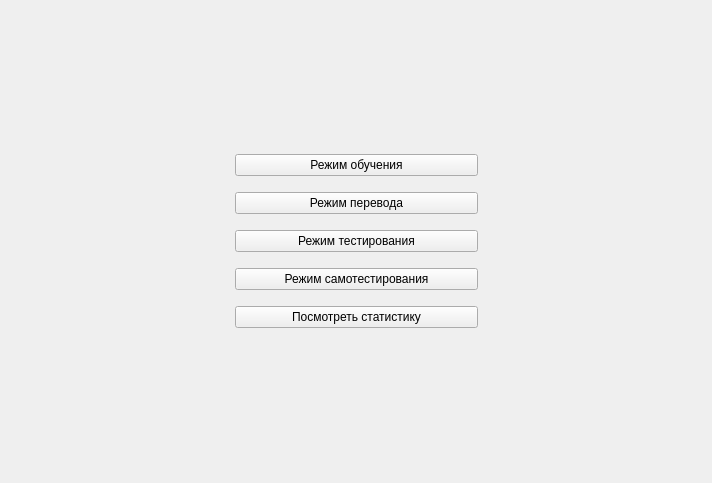
<?xml version="1.0" encoding="UTF-8"?>
<ui version="4.0">
 <class>MenuWidget</class>
 <widget class="QWidget" name="MenuWidget">
  <property name="geometry">
   <rect>
    <x>0</x>
    <y>0</y>
    <width>712</width>
    <height>483</height>
   </rect>
  </property>
  <property name="windowTitle">
   <string>Form</string>
  </property>
  <layout class="QGridLayout" name="gridLayout">
   <item row="0" column="1">
    <spacer name="verticalSpacer">
     <property name="orientation">
      <enum>Qt::Vertical</enum>
     </property>
     <property name="sizeHint" stdset="0">
      <size>
       <width>20</width>
       <height>108</height>
      </size>
     </property>
    </spacer>
   </item>
   <item row="1" column="0">
    <spacer name="horizontalSpacer">
     <property name="orientation">
      <enum>Qt::Horizontal</enum>
     </property>
     <property name="sizeHint" stdset="0">
      <size>
       <width>208</width>
       <height>20</height>
      </size>
     </property>
    </spacer>
   </item>
   <item row="1" column="1">
    <widget class="QWidget" name="widget" native="true">
     <property name="minimumSize">
      <size>
       <width>261</width>
       <height>231</height>
      </size>
     </property>
     <layout class="QVBoxLayout" name="verticalLayout_2">
      <item>
       <layout class="QVBoxLayout" name="verticalLayout">
        <property name="spacing">
         <number>16</number>
        </property>
        <property name="sizeConstraint">
         <enum>QLayout::SetNoConstraint</enum>
        </property>
        <item>
         <widget class="QPushButton" name="modeLearningBtn">
          <property name="text">
           <string>Режим обучения</string>
          </property>
         </widget>
        </item>
        <item>
         <widget class="QPushButton" name="modeTranslateBtn">
          <property name="text">
           <string>Режим перевода</string>
          </property>
         </widget>
        </item>
        <item>
         <widget class="QPushButton" name="modeTestBtn">
          <property name="text">
           <string>Режим тестирования</string>
          </property>
         </widget>
        </item>
        <item>
         <widget class="QPushButton" name="modeSelfTestBtn">
          <property name="text">
           <string>Режим самотестирования</string>
          </property>
         </widget>
        </item>
        <item>
         <widget class="QPushButton" name="showStatisticsBtn">
          <property name="text">
           <string>Посмотреть статистику</string>
          </property>
         </widget>
        </item>
       </layout>
      </item>
     </layout>
    </widget>
   </item>
   <item row="1" column="2">
    <spacer name="horizontalSpacer_2">
     <property name="orientation">
      <enum>Qt::Horizontal</enum>
     </property>
     <property name="sizeHint" stdset="0">
      <size>
       <width>207</width>
       <height>20</height>
      </size>
     </property>
    </spacer>
   </item>
   <item row="2" column="1">
    <spacer name="verticalSpacer_2">
     <property name="orientation">
      <enum>Qt::Vertical</enum>
     </property>
     <property name="sizeHint" stdset="0">
      <size>
       <width>20</width>
       <height>108</height>
      </size>
     </property>
    </spacer>
   </item>
  </layout>
 </widget>
 <resources/>
 <connections/>
</ui>
